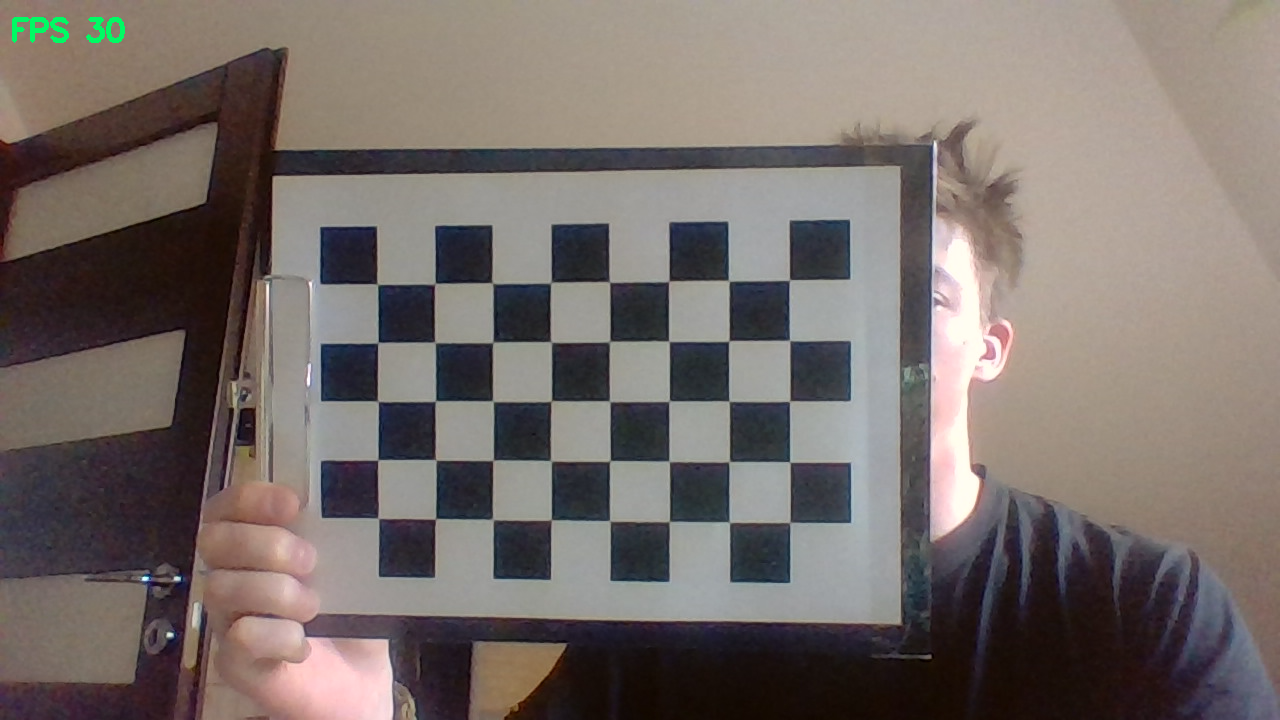
#> input picture Camera/captured_frames/calibration_img_0.png, 1280 x 720 px; its folder holds only this picture in this run
$ python camera_calibration.py
#> lines starting #> are read from the running program, lines starting #| are printed output that depends on the picture; after the words box and inside, x2 and y2 are one past the last pixel; in counts of white or black regions, pixels touching at a corner belong together; long printed decimals are rounded
# Import required modules
import cv2
import numpy as np
import os
import glob


# Define the dimensions of checkerboard
# how much corners can be found:
# horizontal and vertical
# also size of the side of a square in [mm])
CHECKERBOARD = (8, 5, 251/9)


# stop the iteration when specified
# accuracy, epsilon, is reached or
# specified number of iterations are completed.
criteria = (cv2.TERM_CRITERIA_EPS +
            cv2.TERM_CRITERIA_MAX_ITER, 30, 0.001)


# Vector for 3D points
threedpoints = []

# Vector for 2D points
twodpoints = []


#  3D points real world coordinates
# creating array for each corner [[x1,y1,z1],[x2,y2,z2],...,[xn,yn,zn]]^T
objectp3d = np.zeros((1, CHECKERBOARD[0] * CHECKERBOARD[1], 3), np.float32)
objectp3d[0, :, :2] = np.mgrid[0:CHECKERBOARD[0],
                               0:CHECKERBOARD[1]].T.reshape(-1, 2)*CHECKERBOARD[2]

# Extracting path of individual image stored
# in a given directory. Since no path is
# specified, it will take current directory
images = glob.glob('./Camera/captured_frames/*.png')

print(images)

for filename in images:

    # read image
    image = cv2.imread(filename)
#> image is the input picture: shape (720, 1280, 3); mean B, G, R 105.9, 110, 119.3

    # change colors into black and white
    grayColor = cv2.cvtColor(image, cv2.COLOR_BGR2GRAY)
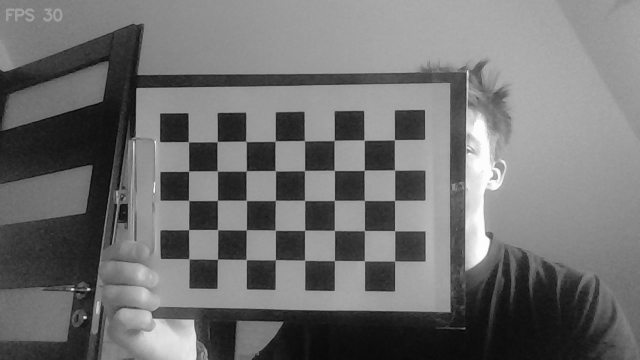
#> grayColor: shape (720, 1280) (shown at 1/2 size); min 1, max 253, mean 112.3

    # Find the chess board corners
    # If desired number of corners are
    # found in the image then ret = true
    ret, corners = cv2.findChessboardCorners(
        grayColor, (CHECKERBOARD[0], CHECKERBOARD[1]), None)
#> ret = True; corners = 40 rows, first 8: [377, 285], [435.7, 282.7], [492.8, 282.4], [550.4, 282.7], [610, 281.7], [668.5, 280.7], [729.2, 281], [789.8, 280.4]

    # If desired number of corners can be detected then,
    # refine the pixel coordinates and display
    # them on the images of checker board
    if ret == True:
        threedpoints.append(objectp3d)

        # Refining pixel coordinates
        # for given 2d points.
        corners2 = cv2.cornerSubPix(
            grayColor, corners, (11, 11), (-1, -1), criteria)
#> corners2 = 40 rows, first 8: [377.4, 284.2], [434.8, 283.8], [492.2, 283], [550.9, 282.6], [609.4, 281.9], [668.8, 281.2], [728.6, 280.7], [789.4, 280]

        twodpoints.append(corners2)

        # Draw and display the corners
        image = cv2.drawChessboardCorners(
            image, (CHECKERBOARD[0], CHECKERBOARD[1]), corners2, ret)
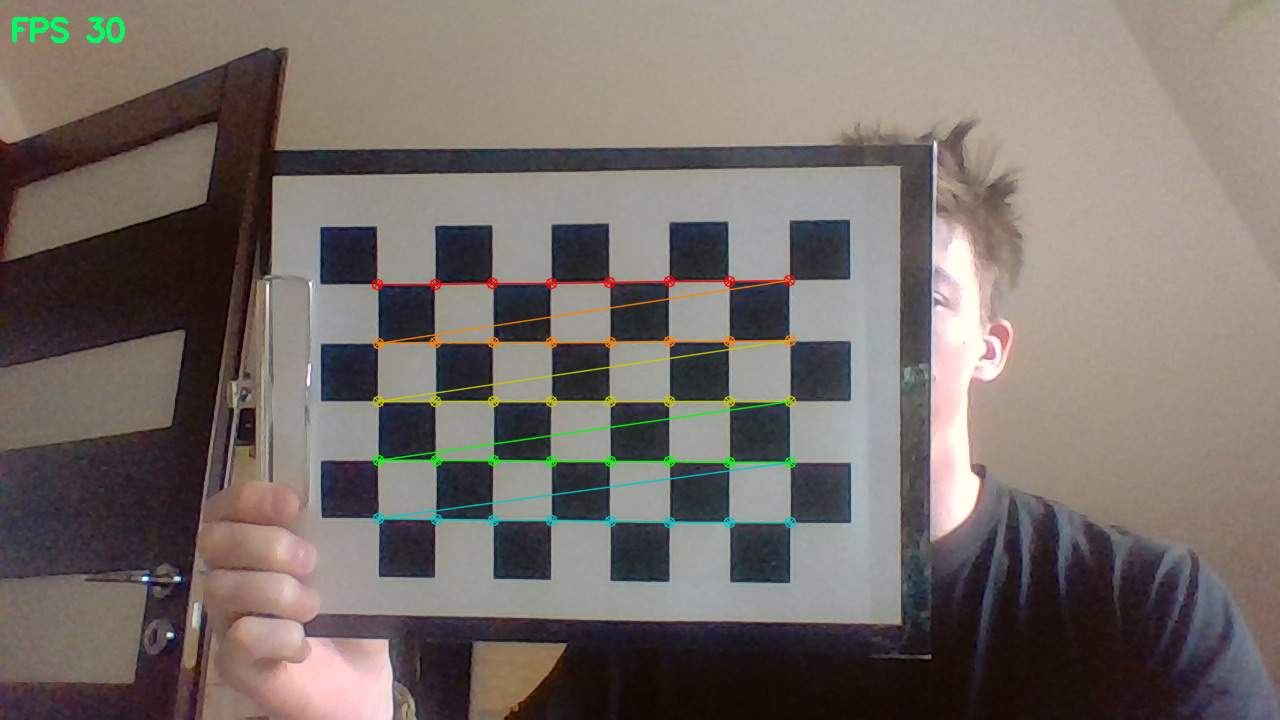
#> image: shape (720, 1280, 3); 1.56% of pixels changed, all inside (x1, y1, x2, y2) = (371, 274, 797, 529)

    cv2.imshow('png', image)
    cv2.waitKey(0)


cv2.destroyAllWindows()

h, w = image.shape[:2]

# Perform camera calibration by
# passing the value of above found out 3D points (threedpoints)
# and its corresponding pixel coordinates of the
# detected corners (twodpoints)
ret, matrix, distortion, r_vecs, t_vecs = cv2.calibrateCamera(
    threedpoints, twodpoints, grayColor.shape[::-1], None, None)
#> ret = 0.219; matrix = [[4035.1, 0, 646.5], [0, 3841.7, 360.1], [0, 0, 1]]; distortion = [[0.593, -29.06, -0.00719, 0.00191, -0.116]]; r_vecs = ([-0.00431, 0.334, -0.0029],); t_vecs = ([-121.9, -36.13, 1832.8],)

# save calibration into file
with open('./Camera/camera_calibration.npy', 'wb') as f:
    np.save(f, matrix)
    np.save(f, distortion)

# Displaying required output
print(" Camera matrix:")
print(matrix)
#| [[4.03514798e+03 0.00000000e+00 6.46488464e+02]
#|  [0.00000000e+00 3.84172013e+03 3.60103444e+02]
#|  [0.00000000e+00 0.00000000e+00 1.00000000e+00]]

print("\n Distortion coefficient:")
print(distortion)
#| [[ 5.92759344e-01 -2.90638975e+01 -7.19478859e-03  1.90905263e-03
#|   -1.15740026e-01]]

print("\n Rotation Vectors:")
print(r_vecs)
#| (array([[-0.004306],
#|        [ 0.3341],
#|        [-0.002899]]),)

print("\n Translation Vectors:")
print(t_vecs)
#| (array([[-121.866],
#|        [ -36.134],
#|        [1832.779 ]]),)

$ run again, on Camera/captured_frames/calibration_img_3.png
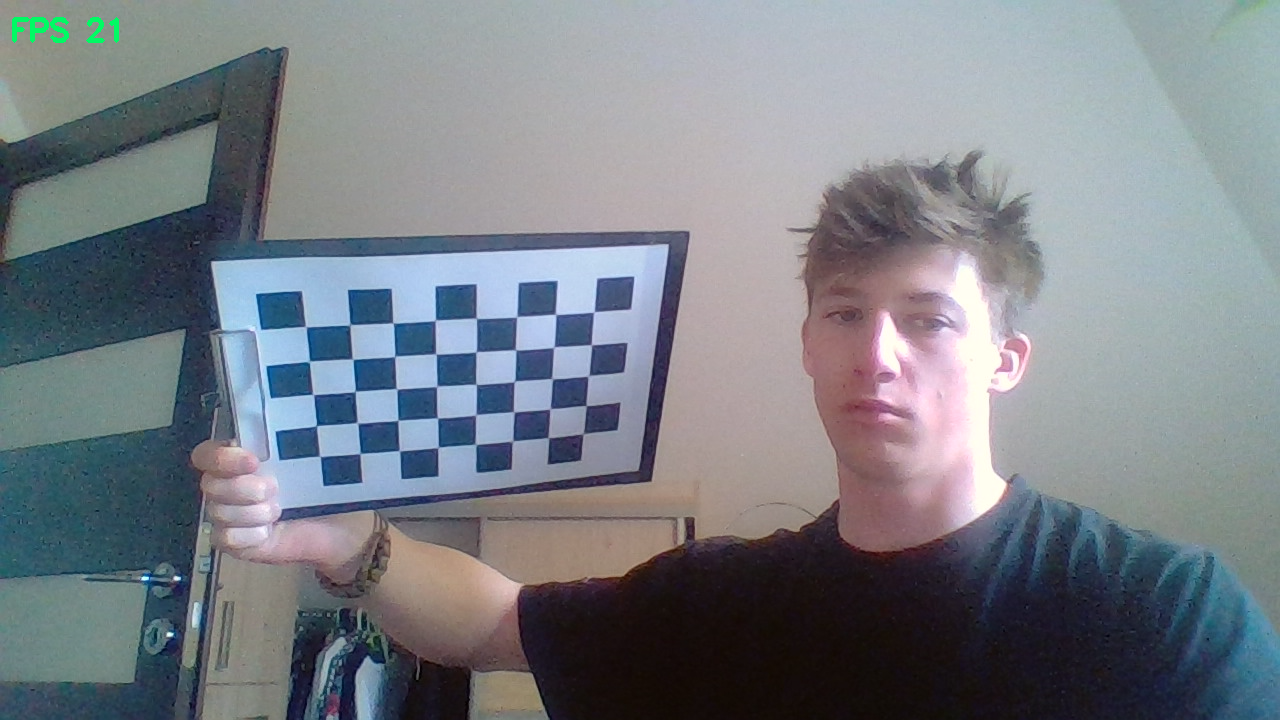
#> input picture Camera/captured_frames/calibration_img_3.png, 1280 x 720 px
#> image is the input picture: shape (720, 1280, 3); mean B, G, R 134.5, 127.6, 121.8
#> `grayColor = cv2.cvtColor(image, cv2.COLOR_BGR2GRAY)`:
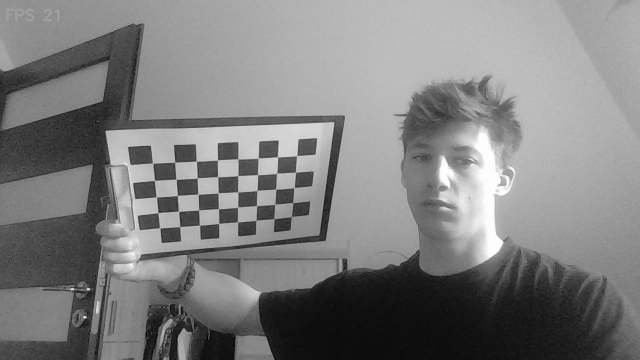
#> grayColor: shape (720, 1280) (shown at 1/2 size); min 1, max 254, mean 126.6
#> `ret, corners = cv2.findChessboardCorners( grayColor, (CHECKERBOARD[0],..`: ret = True; corners = 40 rows, first 8: [305.6, 326.5], [350.1, 324.7], [393, 323], [435.4, 320], [476.5, 318.3], [516.7, 316.8], [555.7, 314.2], [594.1, 312]
#> corners2 = 40 rows, first 8: [305.8, 326.6], [349.8, 324.9], [393.2, 323], [435.4, 320.4], [476.3, 318.4], [516.7, 316.7], [555.5, 314.4], [593.8, 311.8]
#> `image = cv2.drawChessboardCorners( image, (CHECKERBOARD[0], CHECKERBOA..`:
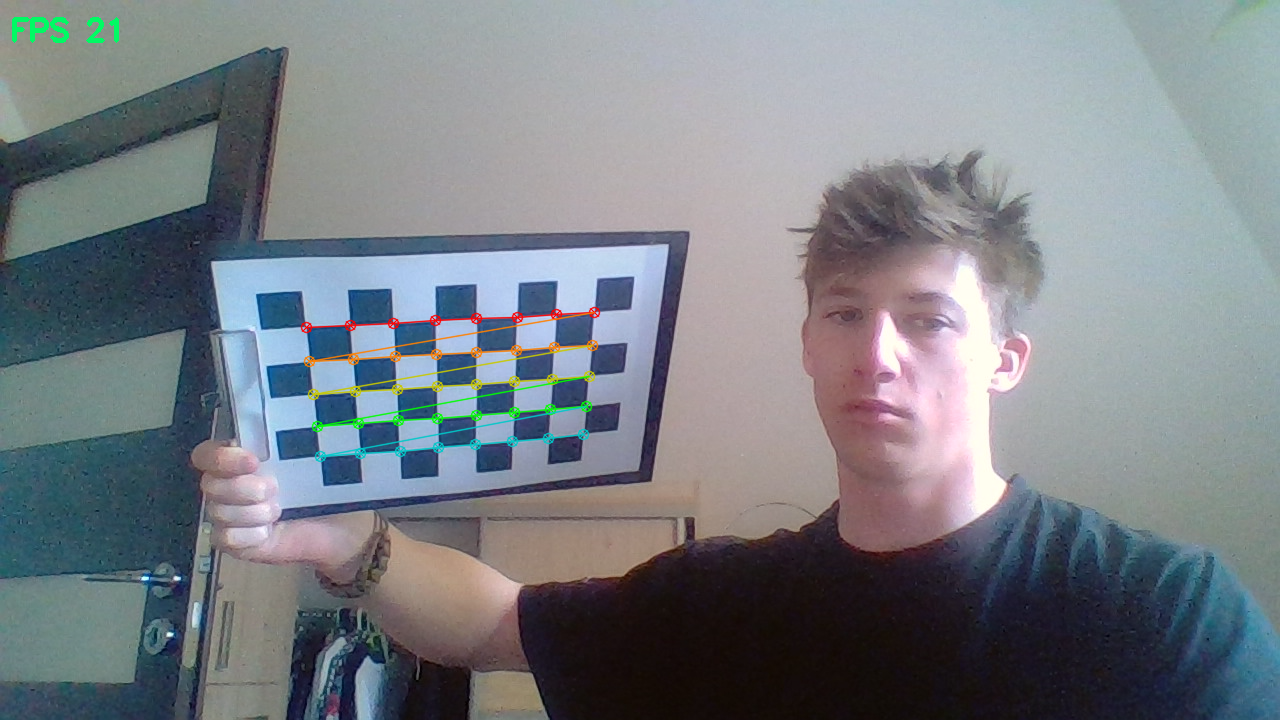
#> image: shape (720, 1280, 3); 1.13% of pixels changed, all inside (x1, y1, x2, y2) = (300, 306, 601, 463)
#> `ret, matrix, distortion, r_vecs, t_vecs = cv2.calibrateCamera( threedp..`: ret = 0.319; matrix = [[1163.2, 0, 655.2], [0, 1366.7, 342.3], [0, 0, 1]]; distortion = [[-0.0956, -4.35, -0.0304, -0.103, 30.4]]; r_vecs = ([0.731, -0.239, 0.0252],); t_vecs = ([-235.7, -7.38, 837.8],)
#| [[1.16318277e+03 0.00000000e+00 6.55222338e+02]
#|  [0.00000000e+00 1.36669539e+03 3.42312886e+02]
#|  [0.00000000e+00 0.00000000e+00 1.00000000e+00]]
#| [[-9.55742021e-02 -4.35290710e+00 -3.03879651e-02 -1.03203348e-01
#|    3.04015268e+01]]
#| (array([[ 0.7307 ],
#|        [-0.2394],
#|        [ 0.02518]]),)
#| (array([[-235.686],
#|        [  -7.380],
#|        [ 837.764]]),)

$ run again, on Camera/captured_frames/calibration_img_4.png
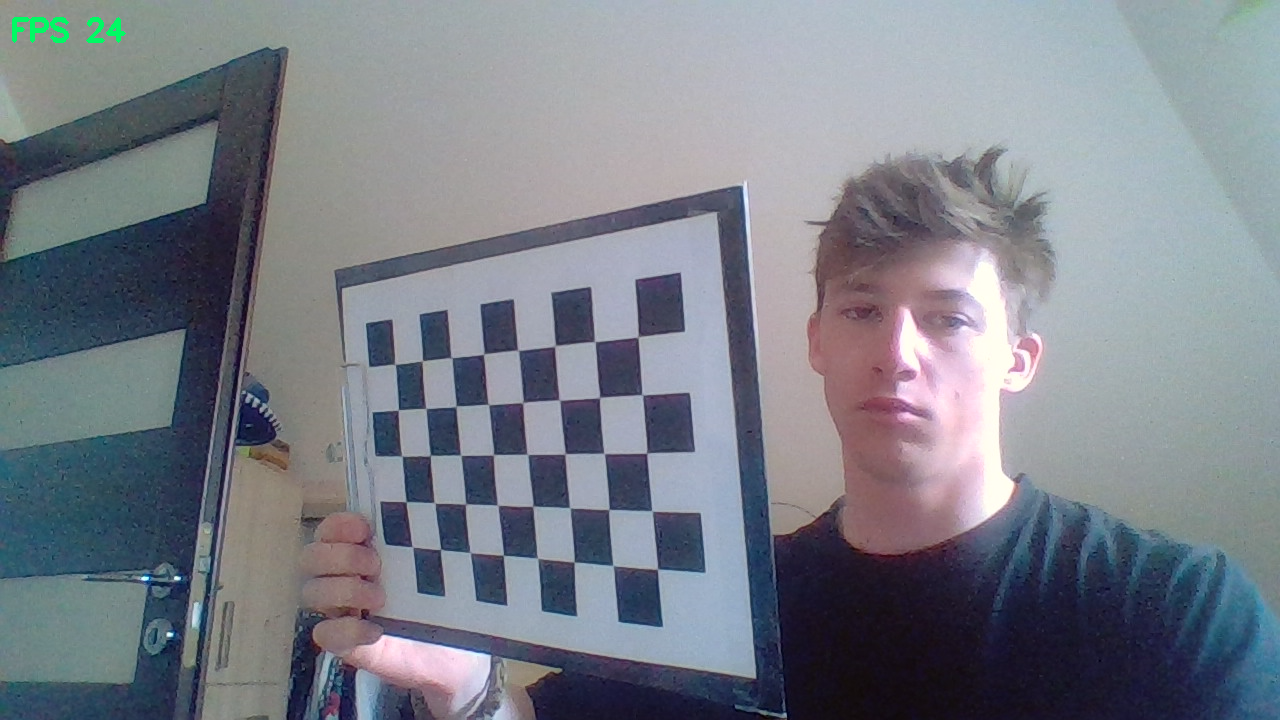
#> input picture Camera/captured_frames/calibration_img_4.png, 1280 x 720 px
#> image is the input picture: shape (720, 1280, 3); mean B, G, R 136.6, 127.4, 122.4
#> `grayColor = cv2.cvtColor(image, cv2.COLOR_BGR2GRAY)`:
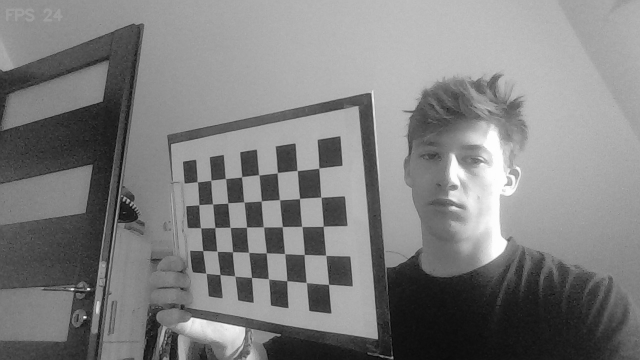
#> grayColor: shape (720, 1280) (shown at 1/2 size); min 1, max 255, mean 126.9
#> `ret, corners = cv2.findChessboardCorners( grayColor, (CHECKERBOARD[0],..`: ret = True; corners = 40 rows, first 8: [395.3, 364.5], [422.6, 360.5], [452.1, 357.7], [483.6, 354.4], [518, 350.3], [555, 345.3], [594.9, 341.5], [638.2, 337.4]
#> corners2 = 40 rows, first 8: [395, 364.1], [422.2, 360.9], [451.4, 357.6], [483.8, 354.2], [517.9, 350.3], [555, 345.8], [594.7, 341.6], [638.2, 336.8]
#> `image = cv2.drawChessboardCorners( image, (CHECKERBOARD[0], CHECKERBOA..`:
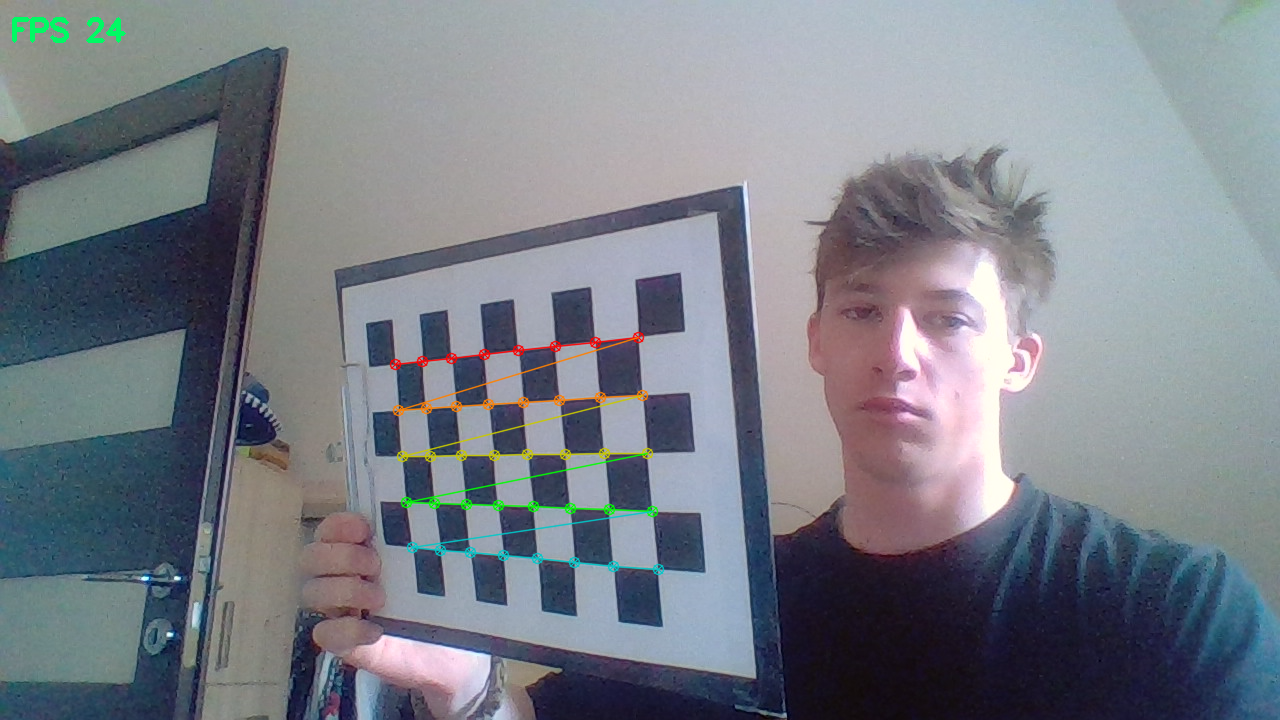
#> image: shape (720, 1280, 3); 1.07% of pixels changed, all inside (x1, y1, x2, y2) = (389, 331, 665, 576)
#> `ret, matrix, distortion, r_vecs, t_vecs = cv2.calibrateCamera( threedp..`: ret = 0.471; matrix = [[1117.5, 0, 575.4], [0, 1113.8, 440.1], [0, 0, 1]]; distortion = [[0.296, 18.01, 0.00647, 0.0198, -946.4]]; r_vecs = ([0.0961, 0.778, -0.0579],); t_vecs = ([-109.5, -45.92, 668.8],)
#| [[1.11750496e+03 0.00000000e+00 5.75356222e+02]
#|  [0.00000000e+00 1.11384672e+03 4.40050361e+02]
#|  [0.00000000e+00 0.00000000e+00 1.00000000e+00]]
#| [[ 2.96403689e-01  1.80133214e+01  6.46751159e-03  1.97973904e-02
#|   -9.46427932e+02]]
#| (array([[ 0.09606 ],
#|        [ 0.7782],
#|        [-0.05786]]),)
#| (array([[-109.547],
#|        [ -45.923],
#|        [ 668.771]]),)
